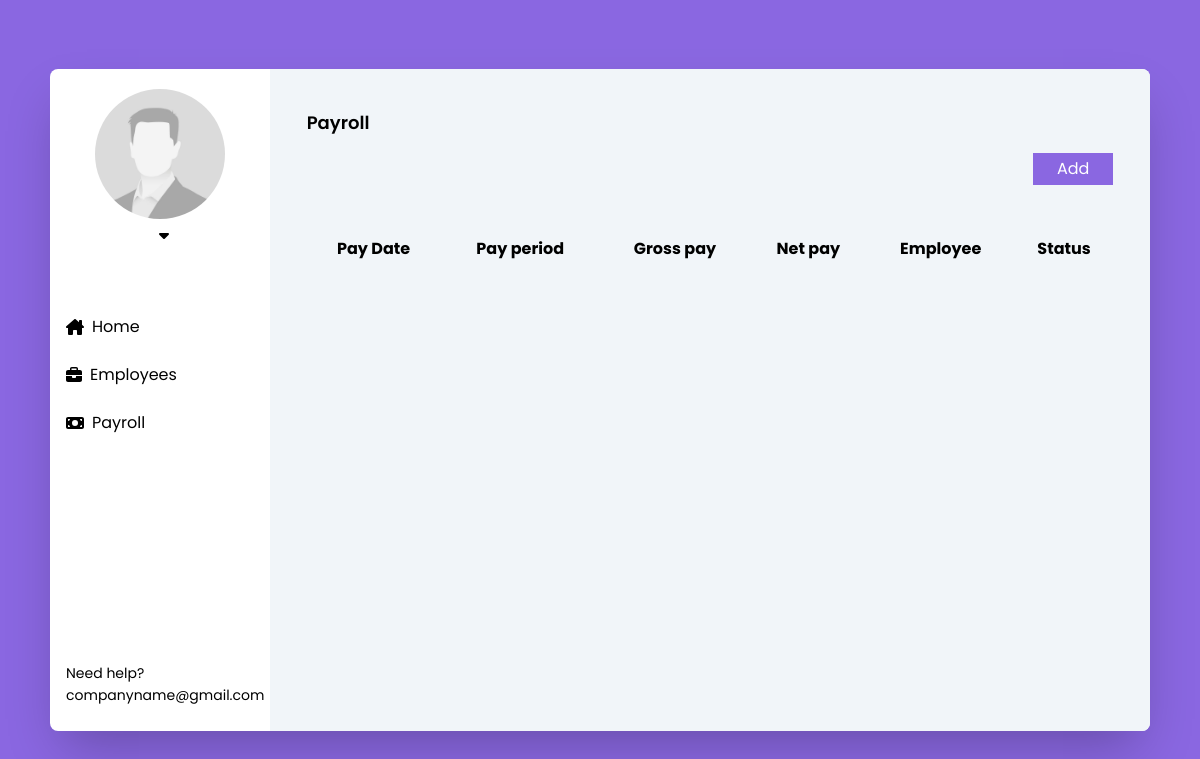
/payroll.php, run on an earlier commit of the app's database.
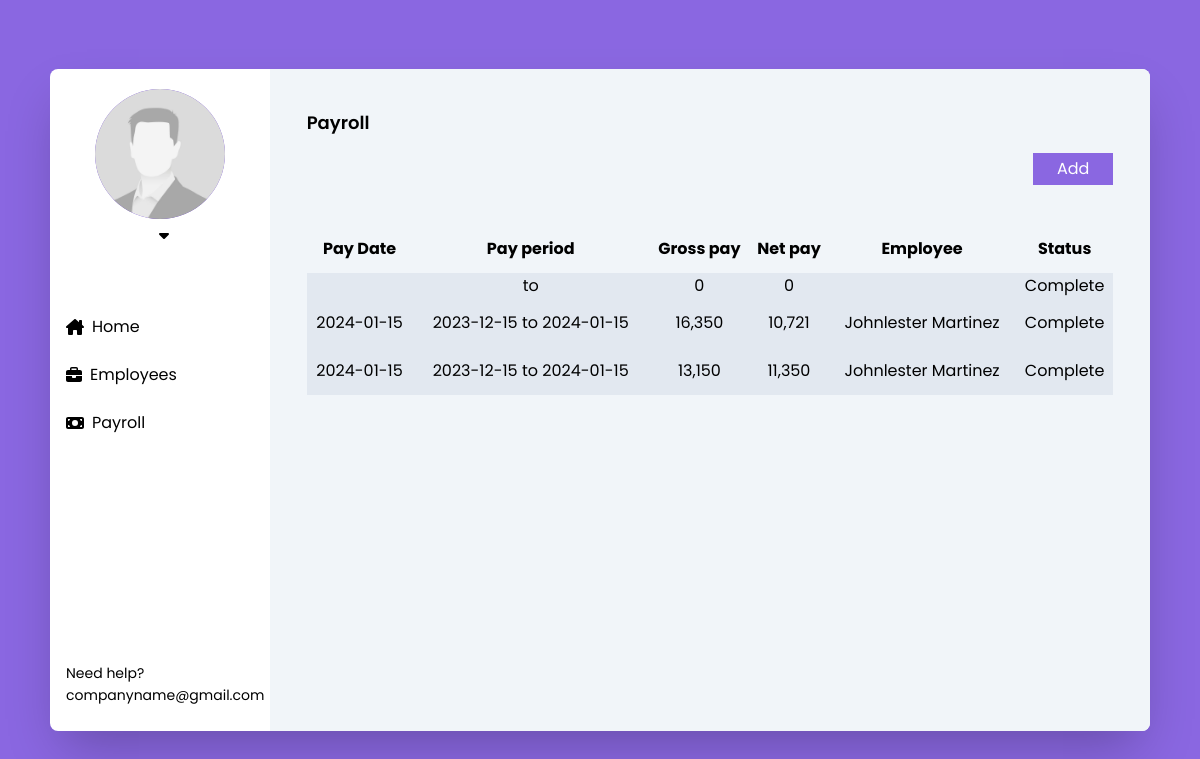
And on a later commit of the database.
### tables this page shows
CREATE TABLE `payroll` (
  `id` int(250) NOT NULL,
  `name` varchar(255) NOT NULL,
  `c_id` varchar(255) NOT NULL,
  `start_date` varchar(100) NOT NULL,
  `end_date` varchar(100) NOT NULL,
  `gross_pay` int(250) NOT NULL,
  `net_pay` int(250) NOT NULL
);

### public/payroll.php (the view, shortened to what this page needs)
<?php
    include 'database/db.php';
    $sql = "SELECT * FROM payroll";
    $query = mysqli_query($con, $sql);
?>
<!DOCTYPE html>
<html lang="en">
<head>
    <link rel="stylesheet" href="style.css">
    <link rel="stylesheet" href="style.css">
</head>
<body class="grid place-items-center min-h-screen bg-main-2">
    <div class="w-11/12 flex bg-white shadow-2xl rounded-lg">
        <div class="w-[20%]">
            <div class="flex flex-col items-center py-5 mb-10">
                <img src="../src/img/dp.jpg" alt="" width="130" height="130" class="rounded-[50%] mb-2 bg-main">
                <div class="flex items-center gap-2">
                    <button id="toggle" onclick="toggleLogout()">
                    </button>
                </div>
            </div>
            <div class="flex flex-col mb-48">
                <button onclick="window.location.href='dashboard.php'" class="w-full text-left flex items-center gap-2 hover:bg-main-2 hover:text-white px-4 py-3 transition-all"><p>Home</p></button>
                <button onclick="window.location.href='add_employee.php'" class="w-full text-left flex items-center gap-2 hover:bg-main-2 hover:text-white px-4 py-3 transition-all"><p>Employees</p></button>
                <button onclick="window.location.href='payroll.php'" class="w-full text-left flex items-center gap-2 hover:bg-main-2 hover:text-white px-4 py-3 transition-all"><p>Payroll</p></button>
            </div>
            <div class="px-4 py-6">
                <p class=" text-sm">Need help?</p>
                <a href="#" class="text-sm">companyname@gmail.com</a>
            </div>
        </div>
        <div class="bg-slate-100 rounded-tr-lg rounded-br-lg w-[80%]">
            <div class="w-11/12 mx-auto mt-10">
                <h1 class="mb-4 text-lg font-semibold">Payroll</h1>
                <button onclick="window.location.href='payroll_add.php'" class="px-6 py-1 bg-main-2 text-white float-right mb-10">Add</button>
                <div class=" clear-both">
                    <table class="w-full text-center">
                        <tr>
                            <th class="py-3">Pay Date</th>
                            <th>Pay period</th>
                            <th>Gross pay</th>
                            <th>Net pay</th>
                            <th>Employee</th>
                            <th>Status</th>
                        </tr>
                        <?php
                            while($row = mysqli_fetch_assoc($query)){
                            $gross = $row['gross_pay'];
                            $net = $row['net_pay'];
                            $grossString = (string) $gross;
                            $netString = (string) $net;
                        ?>
                        <tr class="bg-slate-200">
                            <form action="" method="GET">
                                <td class="py-3"><?php echo $row['end_date']; ?></td>
                                <td>
                                    <?php
                                        echo $row['start_date'] . " to " . $row['end_date'];
                                    ?>
                                </td>
                                <td><?php
                                if (strlen($grossString) == 4) {
                                    $grossString = substr($grossString, 0, 1) . ',' . substr($grossString, 1);
                                } elseif (strlen($grossString) == 5) {
                                    $grossString = substr($grossString, 0, 2) . ',' . substr($grossString, 2);
                                }
                                echo $grossString;
                                ?></td>
                                <td><?php
                                if (strlen($netString) == 4) {
                                    $netString = substr($netString, 0, 1) . ',' . substr($netString, 1);
                                } elseif (strlen($netString) == 5) {
                                    $netString = substr($netString, 0, 2) . ',' . substr($netString, 2);
                                }
                                echo $netString;
                                ?></td>
                                <td><?php echo $row['name']; ?></td>
                                <td>Complete</td>
                            </form>
                        <?php
                            }
                        ?>
                    </table>
                </div>
            </div>
        </div>
    </div>
</body>
</html>

### public/style.css (style rules this page uses)
html { line-height: 1.5; -webkit-text-size-adjust: 100%; -moz-tab-size: 4; -o-tab-size: 4; tab-size: 4; font-family: ui-sans-serif, system-ui, -apple-system, BlinkMacSystemFont, "Segoe UI", Roboto, "Helvetica Neue", Arial, "Noto Sans", sans-serif, "Apple Color Emoji", "Segoe UI Emoji", "Segoe UI Symbol", "Noto Color Emoji"; font-feature-settings: normal; font-variation-settings: normal; }
body { margin: 0; line-height: inherit; }
h1, h2, h3, h4, h5, h6 { font-size: inherit; font-weight: inherit; }
a { color: inherit; text-decoration: inherit; }
table { text-indent: 0; border-color: inherit; border-collapse: collapse; }
button, input, optgroup, select, textarea { font-family: inherit; font-feature-settings: inherit; font-variation-settings: inherit; font-size: 100%; font-weight: inherit; line-height: inherit; color: inherit; margin: 0; padding: 0; }
button, select { text-transform: none; }
button, [type='button'], [type='reset'], [type='submit'] { -webkit-appearance: button; background-color: transparent; background-image: none; }
blockquote, dl, dd, h1, h2, h3, h4, h5, h6, hr, figure, p, pre { margin: 0; }
button, [role="button"] { cursor: pointer; }
img, svg, video, canvas, audio, iframe, embed, object { display: block; vertical-align: middle; }
img, video { max-width: 100%; height: auto; }
html { font-family: 'Poppins', sans-serif; }
.float-right { float: right; }
.clear-both { clear: both; }
.mx-auto { margin-left: auto; margin-right: auto; }
.mb-10 { margin-bottom: 2.5rem; }
.mb-2 { margin-bottom: 0.5rem; }
.mb-4 { margin-bottom: 1rem; }
.mb-48 { margin-bottom: 12rem; }
.mt-10 { margin-top: 2.5rem; }
.flex { display: flex; }
.grid { display: grid; }
.min-h-screen { min-height: 100vh; }
.w-11\/12 { width: 91.666667%; }
.w-\[20\%\] { width: 20%; }
.w-\[80\%\] { width: 80%; }
.w-full { width: 100%; }
.flex-col { flex-direction: column; }
.place-items-center { place-items: center; }
.items-center { align-items: center; }
.gap-2 { gap: 0.5rem; }
.rounded-\[50\%\] { border-radius: 50%; }
.rounded-lg { border-radius: 0.5rem; }
.rounded-br-lg { border-bottom-right-radius: 0.5rem; }
.rounded-tr-lg { border-top-right-radius: 0.5rem; }
.bg-main { --tw-bg-opacity: 1; background-color: rgb(99 52 215 / var(--tw-bg-opacity)); }
.bg-main-2 { --tw-bg-opacity: 1; background-color: rgb(138 103 225 / var(--tw-bg-opacity)); }
.bg-slate-100 { --tw-bg-opacity: 1; background-color: rgb(241 245 249 / var(--tw-bg-opacity)); }
.bg-slate-200 { --tw-bg-opacity: 1; background-color: rgb(226 232 240 / var(--tw-bg-opacity)); }
.bg-white { --tw-bg-opacity: 1; background-color: rgb(255 255 255 / var(--tw-bg-opacity)); }
.px-4 { padding-left: 1rem; padding-right: 1rem; }
.px-6 { padding-left: 1.5rem; padding-right: 1.5rem; }
.py-1 { padding-top: 0.25rem; padding-bottom: 0.25rem; }
.py-3 { padding-top: 0.75rem; padding-bottom: 0.75rem; }
.py-5 { padding-top: 1.25rem; padding-bottom: 1.25rem; }
.py-6 { padding-top: 1.5rem; padding-bottom: 1.5rem; }
.text-left { text-align: left; }
.text-center { text-align: center; }
.text-lg { font-size: 1.125rem; line-height: 1.75rem; }
.text-sm { font-size: 0.875rem; line-height: 1.25rem; }
.font-semibold { font-weight: 600; }
.text-white { --tw-text-opacity: 1; color: rgb(255 255 255 / var(--tw-text-opacity)); }
.shadow-2xl { --tw-shadow: 0 25px 50px -12px rgb(0 0 0 / 0.25); --tw-shadow-colored: 0 25px 50px -12px var(--tw-shadow-color); box-shadow: var(--tw-ring-offset-shadow, 0 0 #0000), var(--tw-ring-shadow, 0 0 #0000), var(--tw-shadow); }
.transition-all { transition-property: all; transition-timing-function: cubic-bezier(0.4, 0, 0.2, 1); transition-duration: 150ms; }

What changed in the data, as far as the page shows it:
added payroll: gross_pay "0", net_pay "0"
added payroll: end_date "2024-01-15", start_date "2023-12-15", gross_pay "16,350", net_pay "10,721", name "Johnlester Martinez"
added payroll: end_date "2024-01-15", start_date "2023-12-15", gross_pay "13,150", net_pay "11,350", name "Johnlester Martinez"
